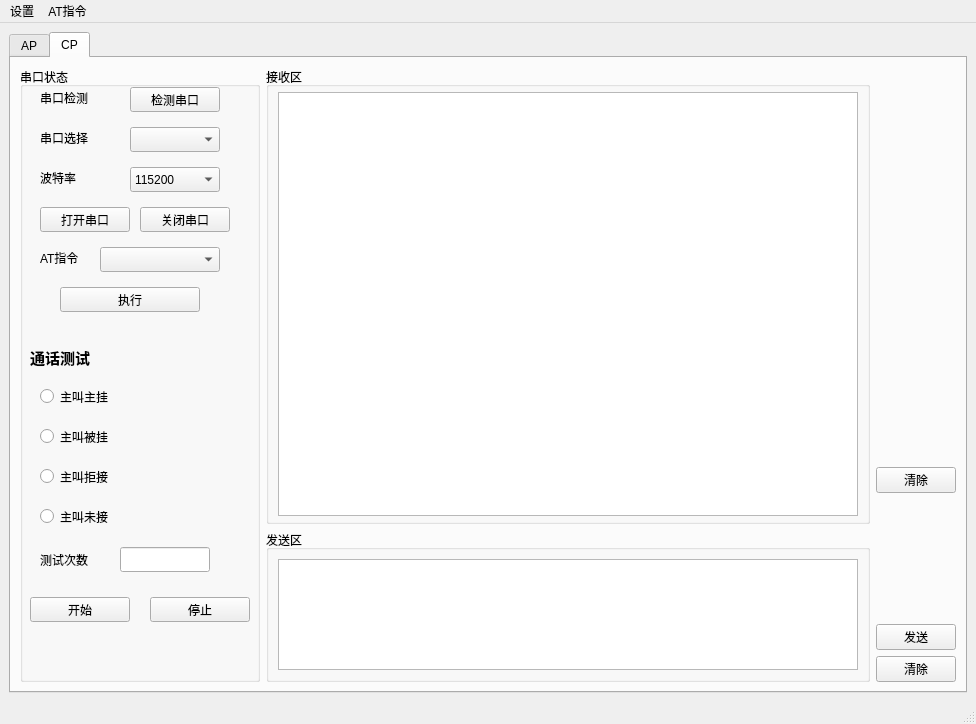
<?xml version="1.0" encoding="UTF-8"?>
<ui version="4.0">
 <class>MainWindow</class>
 <widget class="QMainWindow" name="MainWindow">
  <property name="geometry">
   <rect>
    <x>0</x>
    <y>0</y>
    <width>976</width>
    <height>724</height>
   </rect>
  </property>
  <property name="windowTitle">
   <string>MainWindow</string>
  </property>
  <widget class="QWidget" name="centralwidget">
   <layout class="QHBoxLayout" name="horizontalLayout">
    <item>
     <widget class="QTabWidget" name="tabWidget">
      <property name="sizePolicy">
       <sizepolicy hsizetype="Expanding" vsizetype="Expanding">
        <horstretch>0</horstretch>
        <verstretch>2</verstretch>
       </sizepolicy>
      </property>
      <property name="minimumSize">
       <size>
        <width>200</width>
        <height>0</height>
       </size>
      </property>
      <property name="currentIndex">
       <number>1</number>
      </property>
      <widget class="QWidget" name="AP_2">
       <attribute name="title">
        <string>AP</string>
       </attribute>
       <layout class="QHBoxLayout" name="horizontalLayout_5">
        <item>
         <widget class="QGroupBox" name="GroupBox_AP_test">
          <property name="sizePolicy">
           <sizepolicy hsizetype="Preferred" vsizetype="Expanding">
            <horstretch>0</horstretch>
            <verstretch>0</verstretch>
           </sizepolicy>
          </property>
          <property name="minimumSize">
           <size>
            <width>280</width>
            <height>0</height>
           </size>
          </property>
          <property name="maximumSize">
           <size>
            <width>16777215</width>
            <height>16777215</height>
           </size>
          </property>
          <property name="title">
           <string/>
          </property>
          <widget class="QLabel" name="Label_dev_check">
           <property name="geometry">
            <rect>
             <x>20</x>
             <y>10</y>
             <width>61</width>
             <height>41</height>
            </rect>
           </property>
           <property name="sizePolicy">
            <sizepolicy hsizetype="Expanding" vsizetype="Expanding">
             <horstretch>0</horstretch>
             <verstretch>0</verstretch>
            </sizepolicy>
           </property>
           <property name="font">
            <font>
             <family>Agency FB</family>
             <pointsize>9</pointsize>
            </font>
           </property>
           <property name="text">
            <string>设备检测</string>
           </property>
          </widget>
          <widget class="QPushButton" name="Btn_dev_check">
           <property name="geometry">
            <rect>
             <x>110</x>
             <y>20</y>
             <width>110</width>
             <height>25</height>
            </rect>
           </property>
           <property name="sizePolicy">
            <sizepolicy hsizetype="Expanding" vsizetype="Expanding">
             <horstretch>0</horstretch>
             <verstretch>0</verstretch>
            </sizepolicy>
           </property>
           <property name="text">
            <string>设备检测</string>
           </property>
          </widget>
          <widget class="QComboBox" name="ComboBox_dev_select">
           <property name="geometry">
            <rect>
             <x>110</x>
             <y>60</y>
             <width>110</width>
             <height>22</height>
            </rect>
           </property>
           <property name="sizePolicy">
            <sizepolicy hsizetype="Expanding" vsizetype="Expanding">
             <horstretch>0</horstretch>
             <verstretch>0</verstretch>
            </sizepolicy>
           </property>
          </widget>
          <widget class="QCheckBox" name="CheckBox_SIM_test">
           <property name="geometry">
            <rect>
             <x>20</x>
             <y>150</y>
             <width>91</width>
             <height>19</height>
            </rect>
           </property>
           <property name="statusTip">
            <string>检测SIM卡状态</string>
           </property>
           <property name="text">
            <string>SIM卡检测</string>
           </property>
          </widget>
          <widget class="QCheckBox" name="CheckBox_reboot_test">
           <property name="geometry">
            <rect>
             <x>20</x>
             <y>190</y>
             <width>101</width>
             <height>19</height>
            </rect>
           </property>
           <property name="statusTip">
            <string>开关机重启</string>
           </property>
           <property name="text">
            <string>开关机测试</string>
           </property>
          </widget>
          <widget class="QLabel" name="Label_dev_select">
           <property name="geometry">
            <rect>
             <x>20</x>
             <y>50</y>
             <width>61</width>
             <height>41</height>
            </rect>
           </property>
           <property name="sizePolicy">
            <sizepolicy hsizetype="Expanding" vsizetype="Expanding">
             <horstretch>0</horstretch>
             <verstretch>0</verstretch>
            </sizepolicy>
           </property>
           <property name="font">
            <font>
             <family>Agency FB</family>
             <pointsize>9</pointsize>
            </font>
           </property>
           <property name="text">
            <string>设备选择</string>
           </property>
          </widget>
          <widget class="QCheckBox" name="CheckBox_SDcard_test">
           <property name="geometry">
            <rect>
             <x>140</x>
             <y>150</y>
             <width>91</width>
             <height>19</height>
            </rect>
           </property>
           <property name="statusTip">
            <string>检测SD卡状态</string>
           </property>
           <property name="text">
            <string>SD卡检测</string>
           </property>
          </widget>
          <widget class="QCheckBox" name="CheckBox_BT_test">
           <property name="geometry">
            <rect>
             <x>140</x>
             <y>190</y>
             <width>121</width>
             <height>19</height>
            </rect>
           </property>
           <property name="text">
            <string>蓝牙开关测试</string>
           </property>
          </widget>
          <widget class="QCheckBox" name="CheckBox_GPS_test">
           <property name="geometry">
            <rect>
             <x>20</x>
             <y>230</y>
             <width>111</width>
             <height>19</height>
            </rect>
           </property>
           <property name="text">
            <string>GPS开关测试</string>
           </property>
          </widget>
          <widget class="QCheckBox" name="CheckBox_AP_caller_hang_up_test">
           <property name="geometry">
            <rect>
             <x>20</x>
             <y>440</y>
             <width>91</width>
             <height>19</height>
            </rect>
           </property>
           <property name="statusTip">
            <string>主叫对端，接通后，主动挂断</string>
           </property>
           <property name="text">
            <string>主叫主挂</string>
           </property>
          </widget>
          <widget class="QCheckBox" name="CheckBox_AP_caller_was_hang_up_test">
           <property name="geometry">
            <rect>
             <x>140</x>
             <y>440</y>
             <width>91</width>
             <height>19</height>
            </rect>
           </property>
           <property name="statusTip">
            <string>主叫对端，接通后，对端挂断</string>
           </property>
           <property name="text">
            <string>主叫被挂</string>
           </property>
          </widget>
          <widget class="QCheckBox" name="CheckBox_AP_caller_was_refused_test">
           <property name="geometry">
            <rect>
             <x>20</x>
             <y>480</y>
             <width>91</width>
             <height>19</height>
            </rect>
           </property>
           <property name="statusTip">
            <string>主叫对端，对端拒接</string>
           </property>
           <property name="text">
            <string>主叫拒接</string>
           </property>
          </widget>
          <widget class="QCheckBox" name="CheckBox_AP_no_answer_test">
           <property name="geometry">
            <rect>
             <x>140</x>
             <y>480</y>
             <width>91</width>
             <height>19</height>
            </rect>
           </property>
           <property name="statusTip">
            <string>主叫对端，对端未接听，直至超时挂断</string>
           </property>
           <property name="text">
            <string>主叫未接</string>
           </property>
          </widget>
          <widget class="QPushButton" name="Btn_AP_runTest">
           <property name="enabled">
            <bool>true</bool>
           </property>
           <property name="geometry">
            <rect>
             <x>10</x>
             <y>560</y>
             <width>120</width>
             <height>28</height>
            </rect>
           </property>
           <property name="sizePolicy">
            <sizepolicy hsizetype="Fixed" vsizetype="Fixed">
             <horstretch>0</horstretch>
             <verstretch>0</verstretch>
            </sizepolicy>
           </property>
           <property name="minimumSize">
            <size>
             <width>0</width>
             <height>0</height>
            </size>
           </property>
           <property name="maximumSize">
            <size>
             <width>150</width>
             <height>16777215</height>
            </size>
           </property>
           <property name="statusTip">
            <string>测试项：{}   测试次数：{}</string>
           </property>
           <property name="layoutDirection">
            <enum>Qt::LeftToRight</enum>
           </property>
           <property name="text">
            <string>开始测试</string>
           </property>
           <property name="setAlignment" stdset="0">
            <string>Qt.AlignCenter</string>
           </property>
          </widget>
          <widget class="QPushButton" name="Btn_AP_stopTest">
           <property name="geometry">
            <rect>
             <x>150</x>
             <y>560</y>
             <width>120</width>
             <height>28</height>
            </rect>
           </property>
           <property name="statusTip">
            <string>当前测试完成后结束测试</string>
           </property>
           <property name="text">
            <string>停止测试</string>
           </property>
          </widget>
          <widget class="QLabel" name="Label_call_test_title">
           <property name="geometry">
            <rect>
             <x>10</x>
             <y>400</y>
             <width>81</width>
             <height>21</height>
            </rect>
           </property>
           <property name="font">
            <font>
             <family>微软雅黑</family>
             <pointsize>11</pointsize>
             <weight>75</weight>
             <bold>true</bold>
            </font>
           </property>
           <property name="text">
            <string>通话测试</string>
           </property>
          </widget>
          <widget class="QLabel" name="Label_AP_test_times">
           <property name="geometry">
            <rect>
             <x>20</x>
             <y>520</y>
             <width>72</width>
             <height>25</height>
            </rect>
           </property>
           <property name="text">
            <string>测试次数:</string>
           </property>
          </widget>
          <widget class="QLineEdit" name="LineEdit_AP_test_times">
           <property name="geometry">
            <rect>
             <x>110</x>
             <y>520</y>
             <width>90</width>
             <height>25</height>
            </rect>
           </property>
          </widget>
          <widget class="QLabel" name="Label_func_test_title">
           <property name="geometry">
            <rect>
             <x>10</x>
             <y>110</y>
             <width>101</width>
             <height>21</height>
            </rect>
           </property>
           <property name="font">
            <font>
             <family>微软雅黑</family>
             <pointsize>11</pointsize>
             <weight>75</weight>
             <bold>true</bold>
            </font>
           </property>
           <property name="text">
            <string>功能项测试</string>
           </property>
          </widget>
          <widget class="QCheckBox" name="CheckBox_WIFI_test">
           <property name="geometry">
            <rect>
             <x>140</x>
             <y>230</y>
             <width>121</width>
             <height>19</height>
            </rect>
           </property>
           <property name="text">
            <string>WIFI开关测试</string>
           </property>
          </widget>
          <widget class="QCheckBox" name="CheckBox_APP_startexit_test">
           <property name="geometry">
            <rect>
             <x>20</x>
             <y>270</y>
             <width>111</width>
             <height>19</height>
            </rect>
           </property>
           <property name="text">
            <string>APP启动退出</string>
           </property>
          </widget>
          <widget class="QCheckBox" name="CheckBox_Camera_test">
           <property name="geometry">
            <rect>
             <x>140</x>
             <y>270</y>
             <width>111</width>
             <height>19</height>
            </rect>
           </property>
           <property name="text">
            <string>Camera测试</string>
           </property>
          </widget>
          <widget class="QCheckBox" name="CheckBox_Contact_test">
           <property name="geometry">
            <rect>
             <x>20</x>
             <y>310</y>
             <width>111</width>
             <height>19</height>
            </rect>
           </property>
           <property name="text">
            <string>联系人测试</string>
           </property>
          </widget>
          <widget class="QCheckBox" name="CheckBox_OTA_test">
           <property name="geometry">
            <rect>
             <x>140</x>
             <y>310</y>
             <width>111</width>
             <height>19</height>
            </rect>
           </property>
           <property name="text">
            <string>OTA压测</string>
           </property>
          </widget>
          <widget class="QCheckBox" name="CheckBox_APKoper_test">
           <property name="geometry">
            <rect>
             <x>20</x>
             <y>350</y>
             <width>111</width>
             <height>19</height>
            </rect>
           </property>
           <property name="text">
            <string>APK测试</string>
           </property>
          </widget>
          <widget class="QCheckBox" name="CheckBox_APK_install_test">
           <property name="geometry">
            <rect>
             <x>140</x>
             <y>350</y>
             <width>141</width>
             <height>19</height>
            </rect>
           </property>
           <property name="text">
            <string>APK安装卸载测试</string>
           </property>
          </widget>
         </widget>
        </item>
        <item>
         <layout class="QVBoxLayout" name="AP_verLayout_recv">
          <property name="sizeConstraint">
           <enum>QLayout::SetDefaultConstraint</enum>
          </property>
          <property name="leftMargin">
           <number>0</number>
          </property>
          <property name="topMargin">
           <number>0</number>
          </property>
          <property name="rightMargin">
           <number>0</number>
          </property>
          <property name="bottomMargin">
           <number>0</number>
          </property>
          <item>
           <widget class="QGroupBox" name="GroupBox_AP_recv">
            <property name="sizePolicy">
             <sizepolicy hsizetype="Expanding" vsizetype="Expanding">
              <horstretch>0</horstretch>
              <verstretch>3</verstretch>
             </sizepolicy>
            </property>
            <property name="minimumSize">
             <size>
              <width>300</width>
              <height>0</height>
             </size>
            </property>
            <property name="title">
             <string>接收区</string>
            </property>
            <layout class="QVBoxLayout" name="verticalLayout_5" stretch="0">
             <property name="leftMargin">
              <number>10</number>
             </property>
             <property name="topMargin">
              <number>5</number>
             </property>
             <property name="rightMargin">
              <number>10</number>
             </property>
             <property name="bottomMargin">
              <number>5</number>
             </property>
             <item>
              <widget class="QTextBrowser" name="TextBrowser_AP_recv">
               <property name="minimumSize">
                <size>
                 <width>300</width>
                 <height>0</height>
                </size>
               </property>
               <property name="cursor" stdset="0">
                <cursorShape>ArrowCursor</cursorShape>
               </property>
               <property name="layoutDirection">
                <enum>Qt::RightToLeft</enum>
               </property>
               <property name="align" stdset="0">
                <string>center</string>
               </property>
              </widget>
             </item>
            </layout>
           </widget>
          </item>
         </layout>
        </item>
        <item>
         <layout class="QVBoxLayout" name="AP_verLayout_right_2">
          <item>
           <spacer name="AP_verticalSpacer">
            <property name="orientation">
             <enum>Qt::Vertical</enum>
            </property>
            <property name="sizeType">
             <enum>QSizePolicy::Preferred</enum>
            </property>
            <property name="sizeHint" stdset="0">
             <size>
              <width>0</width>
              <height>800</height>
             </size>
            </property>
           </spacer>
          </item>
          <item>
           <widget class="QPushButton" name="Btn_AP_clearBrowser">
            <property name="sizePolicy">
             <sizepolicy hsizetype="Minimum" vsizetype="Fixed">
              <horstretch>0</horstretch>
              <verstretch>5</verstretch>
             </sizepolicy>
            </property>
            <property name="statusTip">
             <string>清除接收区内容</string>
            </property>
            <property name="text">
             <string>清除</string>
            </property>
           </widget>
          </item>
         </layout>
        </item>
       </layout>
      </widget>
      <widget class="QWidget" name="CP_2">
       <attribute name="title">
        <string>CP</string>
       </attribute>
       <layout class="QHBoxLayout" name="horizontalLayout_3">
        <item>
         <widget class="QGroupBox" name="GroupBox_CP_test">
          <property name="sizePolicy">
           <sizepolicy hsizetype="Expanding" vsizetype="Expanding">
            <horstretch>1</horstretch>
            <verstretch>2</verstretch>
           </sizepolicy>
          </property>
          <property name="minimumSize">
           <size>
            <width>240</width>
            <height>0</height>
           </size>
          </property>
          <property name="maximumSize">
           <size>
            <width>180</width>
            <height>16777215</height>
           </size>
          </property>
          <property name="title">
           <string>串口状态</string>
          </property>
          <widget class="QPushButton" name="Btn_at_exec">
           <property name="geometry">
            <rect>
             <x>40</x>
             <y>220</y>
             <width>140</width>
             <height>25</height>
            </rect>
           </property>
           <property name="sizePolicy">
            <sizepolicy hsizetype="Expanding" vsizetype="Expanding">
             <horstretch>0</horstretch>
             <verstretch>0</verstretch>
            </sizepolicy>
           </property>
           <property name="text">
            <string>执行</string>
           </property>
          </widget>
          <widget class="QLabel" name="Label_port_check">
           <property name="geometry">
            <rect>
             <x>20</x>
             <y>10</y>
             <width>61</width>
             <height>41</height>
            </rect>
           </property>
           <property name="sizePolicy">
            <sizepolicy hsizetype="Expanding" vsizetype="Expanding">
             <horstretch>0</horstretch>
             <verstretch>0</verstretch>
            </sizepolicy>
           </property>
           <property name="font">
            <font>
             <family>Agency FB</family>
             <pointsize>9</pointsize>
            </font>
           </property>
           <property name="text">
            <string>串口检测</string>
           </property>
          </widget>
          <widget class="QPushButton" name="Btn_port_close">
           <property name="geometry">
            <rect>
             <x>120</x>
             <y>140</y>
             <width>90</width>
             <height>25</height>
            </rect>
           </property>
           <property name="sizePolicy">
            <sizepolicy hsizetype="Expanding" vsizetype="Expanding">
             <horstretch>0</horstretch>
             <verstretch>0</verstretch>
            </sizepolicy>
           </property>
           <property name="text">
            <string>关闭串口</string>
           </property>
          </widget>
          <widget class="QLabel" name="Label_port_select">
           <property name="geometry">
            <rect>
             <x>20</x>
             <y>50</y>
             <width>61</width>
             <height>41</height>
            </rect>
           </property>
           <property name="sizePolicy">
            <sizepolicy hsizetype="Expanding" vsizetype="Expanding">
             <horstretch>0</horstretch>
             <verstretch>0</verstretch>
            </sizepolicy>
           </property>
           <property name="font">
            <font>
             <family>Agency FB</family>
             <pointsize>9</pointsize>
            </font>
           </property>
           <property name="text">
            <string>串口选择</string>
           </property>
          </widget>
          <widget class="QPushButton" name="Btn_port_open">
           <property name="geometry">
            <rect>
             <x>20</x>
             <y>140</y>
             <width>90</width>
             <height>25</height>
            </rect>
           </property>
           <property name="sizePolicy">
            <sizepolicy hsizetype="Expanding" vsizetype="Expanding">
             <horstretch>0</horstretch>
             <verstretch>0</verstretch>
            </sizepolicy>
           </property>
           <property name="text">
            <string>打开串口</string>
           </property>
          </widget>
          <widget class="QComboBox" name="ComboBox_port_select">
           <property name="geometry">
            <rect>
             <x>110</x>
             <y>60</y>
             <width>90</width>
             <height>25</height>
            </rect>
           </property>
           <property name="sizePolicy">
            <sizepolicy hsizetype="Expanding" vsizetype="Expanding">
             <horstretch>0</horstretch>
             <verstretch>0</verstretch>
            </sizepolicy>
           </property>
           <property name="statusTip">
            <string>显示当前选择的串口</string>
           </property>
          </widget>
          <widget class="QPushButton" name="Btn_port_check">
           <property name="geometry">
            <rect>
             <x>110</x>
             <y>20</y>
             <width>90</width>
             <height>25</height>
            </rect>
           </property>
           <property name="sizePolicy">
            <sizepolicy hsizetype="Expanding" vsizetype="Expanding">
             <horstretch>0</horstretch>
             <verstretch>0</verstretch>
            </sizepolicy>
           </property>
           <property name="statusTip">
            <string>检测当前连接PC的串口</string>
           </property>
           <property name="text">
            <string>检测串口</string>
           </property>
          </widget>
          <widget class="QLabel" name="Label_baudrate">
           <property name="geometry">
            <rect>
             <x>20</x>
             <y>90</y>
             <width>61</width>
             <height>41</height>
            </rect>
           </property>
           <property name="sizePolicy">
            <sizepolicy hsizetype="Expanding" vsizetype="Expanding">
             <horstretch>0</horstretch>
             <verstretch>0</verstretch>
            </sizepolicy>
           </property>
           <property name="font">
            <font>
             <family>Agency FB</family>
             <pointsize>9</pointsize>
            </font>
           </property>
           <property name="text">
            <string>波特率</string>
           </property>
          </widget>
          <widget class="QComboBox" name="ComboBox_baudrate">
           <property name="geometry">
            <rect>
             <x>110</x>
             <y>100</y>
             <width>90</width>
             <height>25</height>
            </rect>
           </property>
           <property name="sizePolicy">
            <sizepolicy hsizetype="Expanding" vsizetype="Expanding">
             <horstretch>0</horstretch>
             <verstretch>0</verstretch>
            </sizepolicy>
           </property>
           <property name="statusTip">
            <string>显示当前选择的波特率</string>
           </property>
           <item>
            <property name="text">
             <string>115200</string>
            </property>
           </item>
           <item>
            <property name="text">
             <string>1200</string>
            </property>
           </item>
           <item>
            <property name="text">
             <string>2400</string>
            </property>
           </item>
           <item>
            <property name="text">
             <string>4800</string>
            </property>
           </item>
           <item>
            <property name="text">
             <string>9600</string>
            </property>
           </item>
           <item>
            <property name="text">
             <string>14400</string>
            </property>
           </item>
           <item>
            <property name="text">
             <string>19200</string>
            </property>
           </item>
           <item>
            <property name="text">
             <string>38400</string>
            </property>
           </item>
           <item>
            <property name="text">
             <string>56000</string>
            </property>
           </item>
           <item>
            <property name="text">
             <string>57600</string>
            </property>
           </item>
           <item>
            <property name="text">
             <string>128000</string>
            </property>
           </item>
           <item>
            <property name="text">
             <string>256000</string>
            </property>
           </item>
          </widget>
          <widget class="QLabel" name="Label_at_select">
           <property name="geometry">
            <rect>
             <x>20</x>
             <y>180</y>
             <width>54</width>
             <height>21</height>
            </rect>
           </property>
           <property name="sizePolicy">
            <sizepolicy hsizetype="Preferred" vsizetype="Expanding">
             <horstretch>0</horstretch>
             <verstretch>0</verstretch>
            </sizepolicy>
           </property>
           <property name="text">
            <string>AT指令</string>
           </property>
          </widget>
          <widget class="QComboBox" name="ComboBox_at_select">
           <property name="geometry">
            <rect>
             <x>80</x>
             <y>180</y>
             <width>120</width>
             <height>25</height>
            </rect>
           </property>
           <property name="sizePolicy">
            <sizepolicy hsizetype="Expanding" vsizetype="Expanding">
             <horstretch>0</horstretch>
             <verstretch>0</verstretch>
            </sizepolicy>
           </property>
           <property name="statusTip">
            <string>显示当前准备发送的AT指令</string>
           </property>
          </widget>
          <widget class="QPushButton" name="Btn_CP_runTest">
           <property name="geometry">
            <rect>
             <x>10</x>
             <y>530</y>
             <width>100</width>
             <height>25</height>
            </rect>
           </property>
           <property name="statusTip">
            <string>测试项：{}   测试次数：{}</string>
           </property>
           <property name="text">
            <string>开始</string>
           </property>
          </widget>
          <widget class="QPushButton" name="Btn_CP_stopTest">
           <property name="geometry">
            <rect>
             <x>130</x>
             <y>530</y>
             <width>100</width>
             <height>25</height>
            </rect>
           </property>
           <property name="statusTip">
            <string>当前测试完成后结束测试</string>
           </property>
           <property name="text">
            <string>停止</string>
           </property>
          </widget>
          <widget class="QRadioButton" name="CheckBox_CP_caller_hang_up_test">
           <property name="geometry">
            <rect>
             <x>20</x>
             <y>320</y>
             <width>219</width>
             <height>19</height>
            </rect>
           </property>
           <property name="statusTip">
            <string>主叫对端，接通后，主动挂断</string>
           </property>
           <property name="text">
            <string>主叫主挂</string>
           </property>
          </widget>
          <widget class="QRadioButton" name="CheckBox_CP_caller_was_hang_up_test">
           <property name="geometry">
            <rect>
             <x>20</x>
             <y>360</y>
             <width>219</width>
             <height>19</height>
            </rect>
           </property>
           <property name="statusTip">
            <string>主叫对端，接通后，对端挂断</string>
           </property>
           <property name="text">
            <string>主叫被挂</string>
           </property>
          </widget>
          <widget class="QRadioButton" name="CheckBox_CP_no_answer_test">
           <property name="geometry">
            <rect>
             <x>20</x>
             <y>440</y>
             <width>219</width>
             <height>19</height>
            </rect>
           </property>
           <property name="statusTip">
            <string>主叫对端，对端未接听，直至超时挂断</string>
           </property>
           <property name="text">
            <string>主叫未接</string>
           </property>
          </widget>
          <widget class="QRadioButton" name="CheckBox_CP_caller_was_refused_test">
           <property name="geometry">
            <rect>
             <x>20</x>
             <y>400</y>
             <width>219</width>
             <height>19</height>
            </rect>
           </property>
           <property name="statusTip">
            <string>主叫对端，对端拒接</string>
           </property>
           <property name="text">
            <string>主叫拒接</string>
           </property>
          </widget>
          <widget class="QLabel" name="Label_CP_test_times">
           <property name="geometry">
            <rect>
             <x>20</x>
             <y>480</y>
             <width>60</width>
             <height>25</height>
            </rect>
           </property>
           <property name="text">
            <string>测试次数</string>
           </property>
          </widget>
          <widget class="QLineEdit" name="LineEdit_CP_test_times">
           <property name="geometry">
            <rect>
             <x>100</x>
             <y>480</y>
             <width>90</width>
             <height>25</height>
            </rect>
           </property>
          </widget>
          <widget class="QLabel" name="Label_CP_calling_test_title">
           <property name="geometry">
            <rect>
             <x>10</x>
             <y>280</y>
             <width>72</width>
             <height>21</height>
            </rect>
           </property>
           <property name="font">
            <font>
             <family>微软雅黑</family>
             <pointsize>11</pointsize>
             <weight>75</weight>
             <bold>true</bold>
            </font>
           </property>
           <property name="text">
            <string>通话测试</string>
           </property>
          </widget>
         </widget>
        </item>
        <item>
         <layout class="QVBoxLayout" name="verticalLayout_CP_recv">
          <item>
           <widget class="QGroupBox" name="GroupBox_CP_recv">
            <property name="sizePolicy">
             <sizepolicy hsizetype="Expanding" vsizetype="Expanding">
              <horstretch>9</horstretch>
              <verstretch>6</verstretch>
             </sizepolicy>
            </property>
            <property name="title">
             <string>接收区</string>
            </property>
            <layout class="QVBoxLayout" name="verticalLayout_8">
             <property name="topMargin">
              <number>5</number>
             </property>
             <property name="bottomMargin">
              <number>5</number>
             </property>
             <item>
              <widget class="QTextBrowser" name="TextBrowser_CP_recv"/>
             </item>
            </layout>
           </widget>
          </item>
          <item>
           <widget class="QGroupBox" name="GroupBox_CP_send">
            <property name="sizePolicy">
             <sizepolicy hsizetype="Expanding" vsizetype="Expanding">
              <horstretch>0</horstretch>
              <verstretch>2</verstretch>
             </sizepolicy>
            </property>
            <property name="title">
             <string>发送区</string>
            </property>
            <layout class="QGridLayout" name="gridLayout">
             <item row="0" column="0">
              <widget class="QTextEdit" name="TextBrowser_CP_send">
               <property name="sizePolicy">
                <sizepolicy hsizetype="Expanding" vsizetype="Expanding">
                 <horstretch>0</horstretch>
                 <verstretch>0</verstretch>
                </sizepolicy>
               </property>
              </widget>
             </item>
            </layout>
           </widget>
          </item>
         </layout>
        </item>
        <item>
         <layout class="QVBoxLayout" name="CP_verLayout_right_2">
          <item>
           <spacer name="CP_verticalSpacer_3">
            <property name="orientation">
             <enum>Qt::Vertical</enum>
            </property>
            <property name="sizeType">
             <enum>QSizePolicy::Preferred</enum>
            </property>
            <property name="sizeHint" stdset="0">
             <size>
              <width>0</width>
              <height>400</height>
             </size>
            </property>
           </spacer>
          </item>
          <item>
           <widget class="QPushButton" name="Btn_CP_recvBroswer_clear">
            <property name="sizePolicy">
             <sizepolicy hsizetype="Fixed" vsizetype="Fixed">
              <horstretch>0</horstretch>
              <verstretch>5</verstretch>
             </sizepolicy>
            </property>
            <property name="statusTip">
             <string>清除接收区内容</string>
            </property>
            <property name="text">
             <string>清除</string>
            </property>
           </widget>
          </item>
          <item>
           <spacer name="CP_verticalSpacer_4">
            <property name="orientation">
             <enum>Qt::Vertical</enum>
            </property>
            <property name="sizeHint" stdset="0">
             <size>
              <width>20</width>
              <height>30</height>
             </size>
            </property>
           </spacer>
          </item>
          <item>
           <widget class="QPushButton" name="Btn_CP_send">
            <property name="sizePolicy">
             <sizepolicy hsizetype="Fixed" vsizetype="Fixed">
              <horstretch>0</horstretch>
              <verstretch>5</verstretch>
             </sizepolicy>
            </property>
            <property name="statusTip">
             <string>发送AT指令</string>
            </property>
            <property name="text">
             <string>发送</string>
            </property>
            <property name="shortcut">
             <string>Return</string>
            </property>
           </widget>
          </item>
          <item>
           <widget class="QPushButton" name="Btn_CP_clear_sendEdit">
            <property name="sizePolicy">
             <sizepolicy hsizetype="Minimum" vsizetype="Fixed">
              <horstretch>0</horstretch>
              <verstretch>5</verstretch>
             </sizepolicy>
            </property>
            <property name="statusTip">
             <string>清除发送区内容</string>
            </property>
            <property name="text">
             <string>清除</string>
            </property>
           </widget>
          </item>
         </layout>
        </item>
       </layout>
      </widget>
     </widget>
    </item>
   </layout>
  </widget>
  <widget class="QMenuBar" name="menubar">
   <property name="geometry">
    <rect>
     <x>0</x>
     <y>0</y>
     <width>976</width>
     <height>26</height>
    </rect>
   </property>
   <widget class="QMenu" name="Menu_ATmgr">
    <property name="title">
     <string>设置</string>
    </property>
   </widget>
   <widget class="QMenu" name="Menu_Settings">
    <property name="title">
     <string>AT指令</string>
    </property>
   </widget>
   <addaction name="Menu_ATmgr"/>
   <addaction name="Menu_Settings"/>
  </widget>
  <widget class="QStatusBar" name="statusbar"/>
 </widget>
 <resources/>
 <connections>
  <connection>
   <sender>Btn_dev_check</sender>
   <signal>clicked()</signal>
   <receiver>ComboBox_dev_select</receiver>
   <slot>update()</slot>
   <hints>
    <hint type="sourcelabel">
     <x>158</x>
     <y>104</y>
    </hint>
    <hint type="destinationlabel">
     <x>158</x>
     <y>142</y>
    </hint>
   </hints>
  </connection>
 </connections>
</ui>
